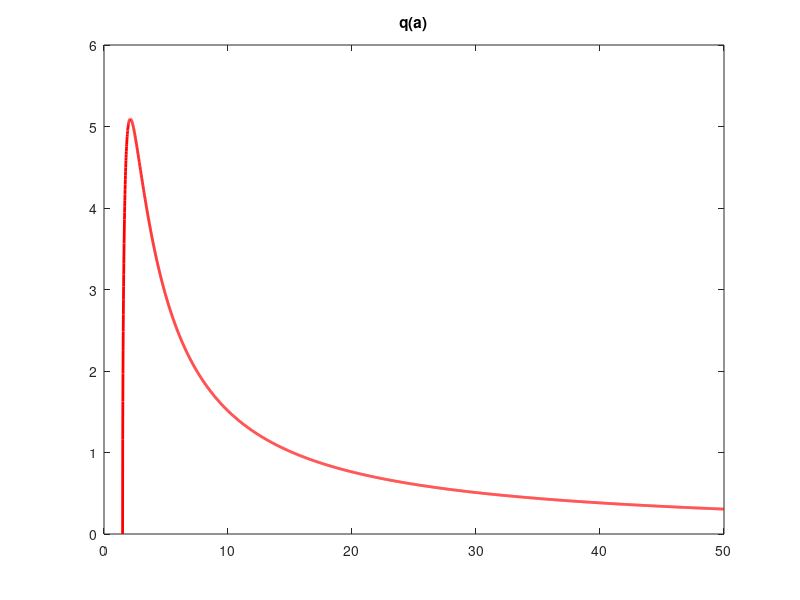

Write the MATLAB code that produced this figure. (Note: this script raises an error after producing the figure.)
clc
clear all
close all



W = tf(7, [0.005 0.15 1 0]);
% рассмотрим построение графика функции
x = 1.5:0.01:50;
qa = (15.28./x./x).*sqrt((x.*x)-(2.25));
qa_ =-((22.91./x)./x); 
f = -20 .*log10((1./x).^2.*sqrt((233.4.*(x.^2-2.25)+524.9)));
f4h = - pi+atan(1.5./sqrt(x.*x-2.25));

figure;

plot(x, qa, 'LineWidth',2, 'Color', 'r');
title('q(a)')
yline(4.29);
grid on;

figure;
plot(x, qa_, 'LineWidth',2, 'Color', 'r');
title('q`(a)')
yline(4.29);
grid on;


figure;
bode(W); 
xline(-0.94);
grid on;
figure;
subplot(2,1,1)
plot(x, f, 'LineWidth',2, 'Color', 'r');
yline(-17);
title('20 lg(W_L (jw))');
grid on;
% 
subplot(2,1,2)
plot(x, f4h, 'LineWidth',2, 'Color', 'r');
title('arg〖W_L (jw)〗');
yline(-pi);
grid on;




% %  